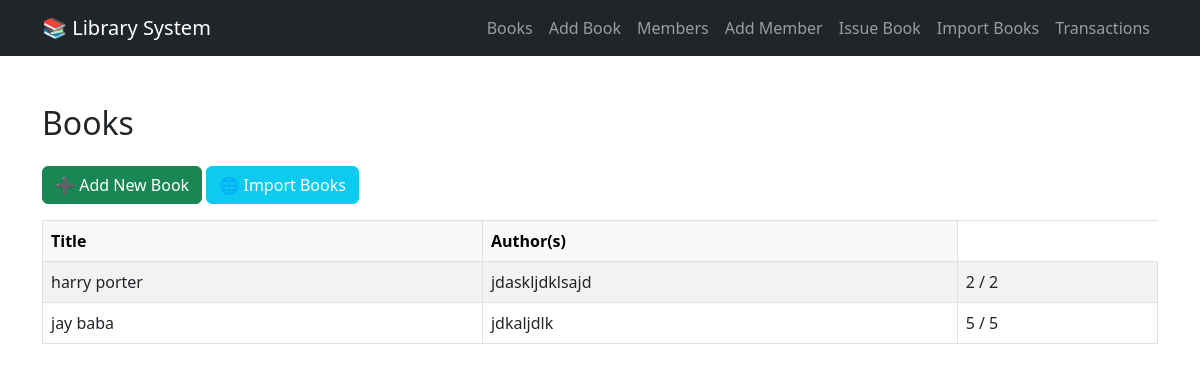
The page / on the database its author committed.
### library/models.py (models this page shows, shortened)
class Book(models.Model):
    title = models.CharField(max_length=255)
    authors = models.TextField()
    isbn = models.CharField(max_length=13, blank=True)
    publisher = models.CharField(max_length=255, blank=True)
    num_pages = models.IntegerField(default=0)
    stock = models.PositiveIntegerField(default=0)
    available_stock = models.PositiveIntegerField(default=0)

### library/views.py (the view)
# urls.py: path('', views.book_list, name='book_list'),
def book_list(request):
    books = Book.objects.all()
    return render(request, 'book_list.html', {'books': books})

### library/templates/book_list.html (shortened to what this page needs)
<!DOCTYPE html>
<html>
<head>
  <link href="https://cdn.jsdelivr.net/npm/bootstrap@5.3.0/dist/css/bootstrap.min.css" rel="stylesheet">
</head>
<body>
  {% include 'navbar.html' %}
  <div class="container mt-5">
    <h2 class="mb-4">Books</h2>
    <div class="mb-3">
      <a href="{% url 'book_create' %}" class="btn btn-success">➕ Add New Book</a>
      <a href="{% url 'import_books' %}" class="btn btn-info text-white">🌐 Import Books</a>
    </div>
    <table class="table table-bordered table-striped">
      <thead class="table-light">
        <tr>
          <th>Title</th>
          <th>Author(s)</th>
        </tr>
      </thead>
      <tbody>
        {% for book in books %}
        <tr>
          <td>{{ book.title }}</td>
          <td>{{ book.authors }}</td>
          <td>{{ book.available_stock }} / {{ book.stock }}</td>
        </tr>
        {% empty %}
        <tr>
          <td colspan="3" class="text-center">No books available.</td>
        </tr>
        {% endfor %}
      </tbody>
    </table>
  </div>
</body>
</html>

### rows shown on the page
Book: title "harry porter", authors "jdaskljdklsajd", available_stock "2", stock "2"
Book: title "jay baba", authors "jdkaljdlk", available_stock "5", stock "5"
